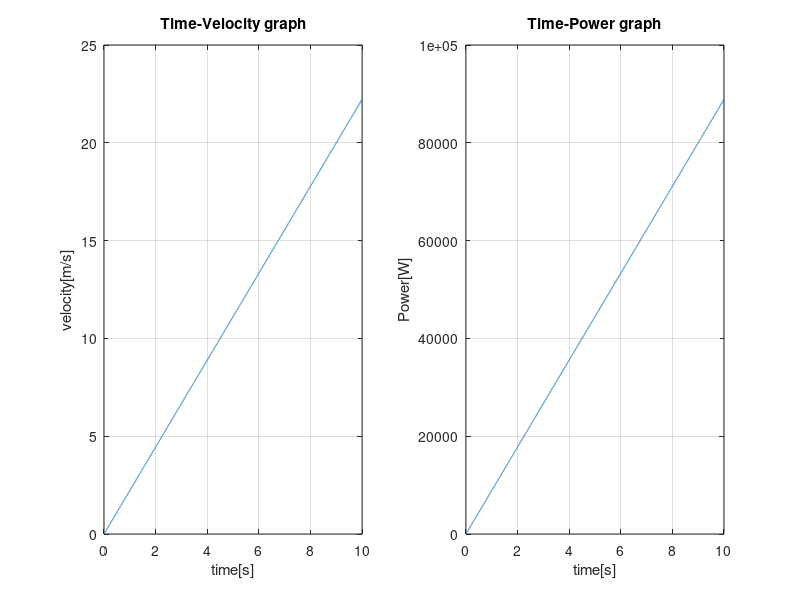

MATLAB code for this plot: (Note: this script raises an error after producing the figure.)
%% Given Value
m = 1800; %[kg]
F = 4000; %[N]
v0 = 0; %[m/s]
%% Simulation time [sampling time set-up
t0 = 0;
t_end = 10;
SamplingTime = 0.001;

%% Initialization
% Define Initial Value
Fx = F;
velocity = 0;
acceleration = F/m; %2.22[m/s^2]
time = t0;
power = 0;

%% Simulation
for k = 1:t_end/SamplingTime % k:1,2,3~10000
    Fx(k+1) = Fx(k);
    time(k+1) = time(k) + SamplingTime;
    acceleration(k+1) = acceleration(k);
    velocity(k+1) = velocity(k) + acceleration(k)*SamplingTime;
    power(k+1) = Fx(k+1)*velocity(k+1);
end

%% Plot
figure(1)
subplot(121)
plot(time,velocity)
title('Time-Velocity graph'); grid on
xlabel('time[s]'); ylabel('velocity[m/s]');
subplot(122)
plot(time,power)
title('Time-Power graph'); grid on
xlabel('time[s]'); ylabel('Power[W]');
sgtitle('HW 1-1 Plot')